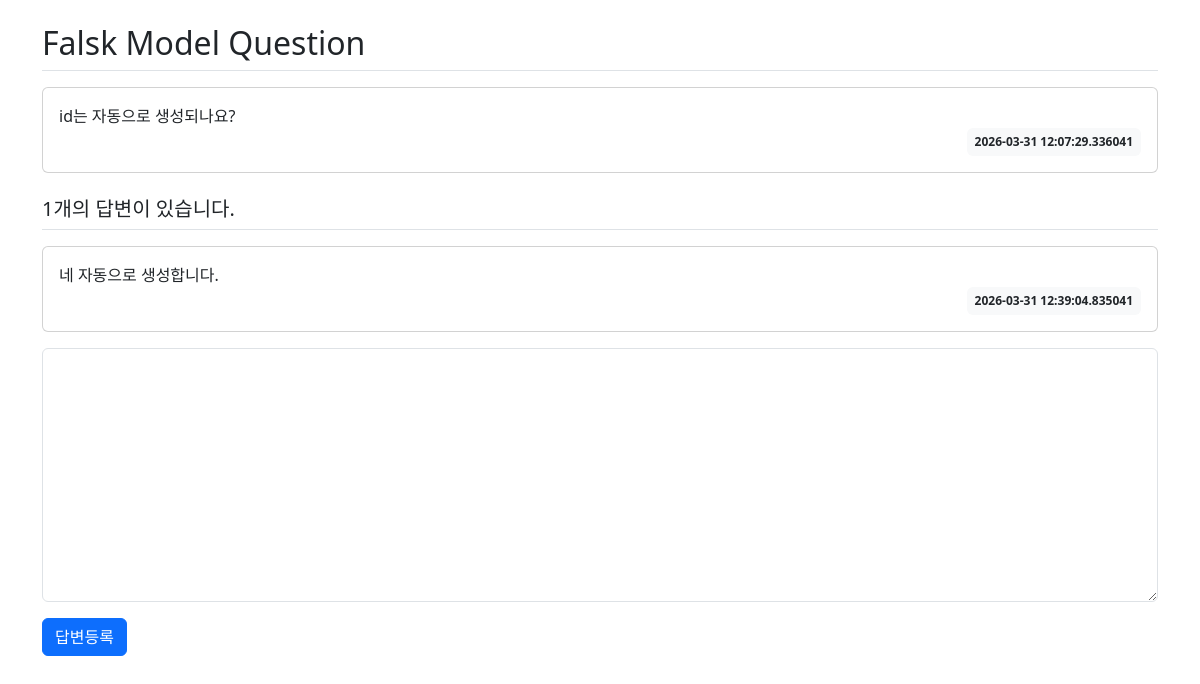
Before: /question/detail/2/ with the older database file.
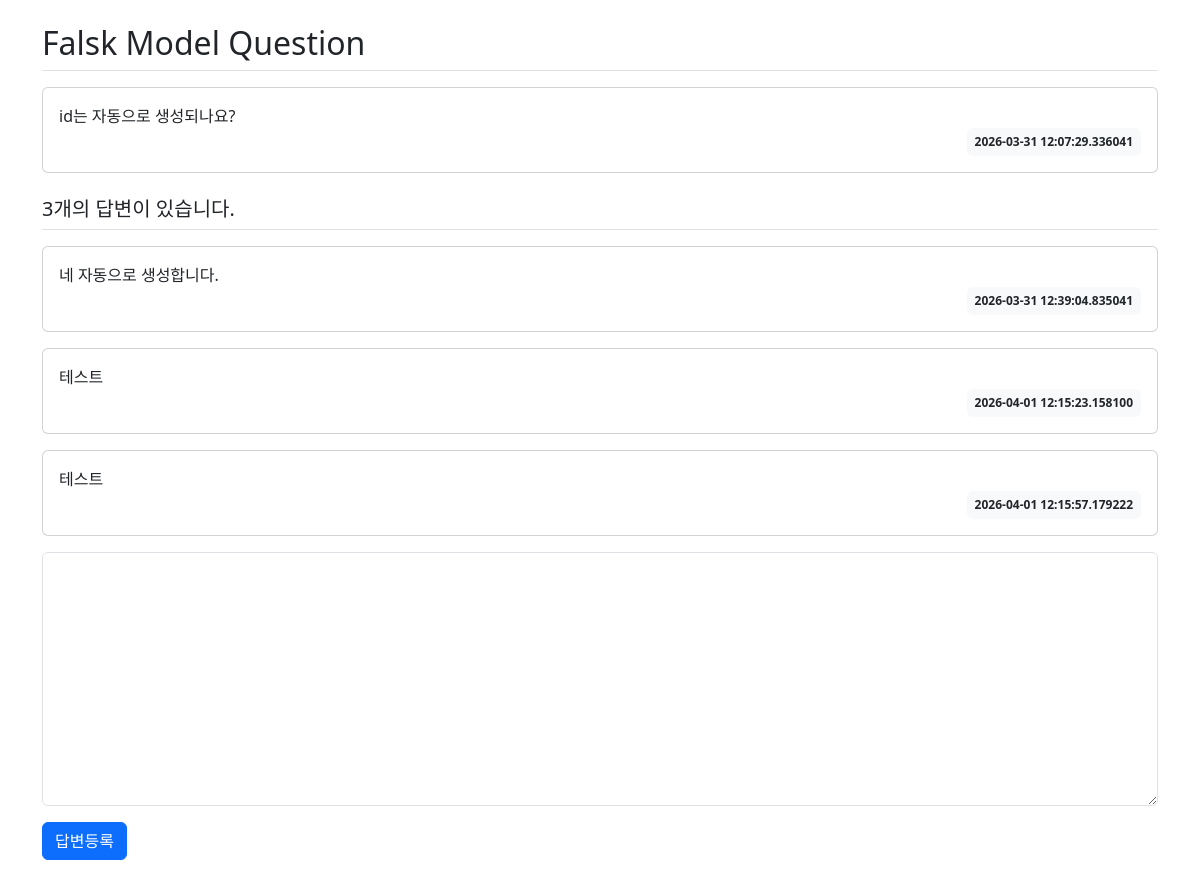
After: the same page with the newer database file.
### pybo/models.py (models this page shows)
class Question(db.Model):
    id = db.Column(db.Integer, primary_key=True)
    subject = db.Column(db.String(200), nullable=False)
    content = db.Column(db.Text(), nullable=False)
    create_date = db.Column(db.DateTime(), nullable=False)

class Answer(db.Model):
    id = db.Column(db.Integer, primary_key=True)
    question_id = db.Column(db.Integer, db.ForeignKey('question.id', ondelete='CASCADE'))
    question = db.relationship('Question', backref=db.backref('answer_set'))
    content = db.Column(db.Text(), nullable=False)
    create_date = db.Column(db.DateTime(), nullable=False)

### pybo/views/question_views.py (the view)
@bp.route('/detail/<int:question_id>/')
def detail(question_id):
    question = Question.query.get_or_404(question_id)
    return render_template('question/question_detail.html' , question=question)

### pybo/templates/question/question_detail.html (shortened to what this page needs)
<!DOCTYPE html>
<html lang="en">
<head>
    <link rel="stylesheet" href="https://cdn.jsdelivr.net/npm/bootstrap@5.3.8/dist/css/bootstrap.min.css">
    <link rel="stylesheet" href="{{ url_for('static', filename='style.css') }}">
</head>
<body>
    <div class="container my-3">
    <h2 class="border-bottom py-2">{{ question.subject }}</h2>
    <div class="card my-3">
        <div class="card-body">
            <div class="card-text" style="white-space: pre-line;">{{ question.content }}</div>
            <div class="d-flex justify-content-end">
                <div class="badge bg-light text-dark p-2">
                    {{ question.create_date }}
                </div>
            </div>
        </div>
    </div>
    <h5 class="border-bottom my-3 py-2">{{ question.answer_set|length }}개의 답변이 있습니다.</h5>
    {% for answer in question.answer_set %}
    <div class="card my-3">
        <div class="card-body">
            <div class="card-text" style="white-space: pre-line;">{{ answer.content }}</div>
            <div class="d-flex justify-content-end">
                <div class="badge bg-light text-dark p-2">
                    {{ answer.create_date }}
                </div>
            </div>
        </div>
    </div>
    {% endfor %}
    <form action="{{ url_for('answer.create', question_id=question.id) }}" method="post" class="my-3">
        <div class="mb-3">
            <textarea name="content" id="content" class="form-control" rows="10"></textarea>
        </div>
        <input type="submit" value="답변등록" class="btn btn-primary">
    </form>
    </div>
</body>
</html>

### pybo/static/style.css (style rules this page uses)
textarea { width: 100%; }

Changed rows visible on the page:
added Answer: content "테스트", create_date "2026-04-01 12:15:23.158100"
added Answer: content "테스트", create_date "2026-04-01 12:15:57.179222"
Other visible differences:
{{ question.answer_set|length }}: "1" → "3"
